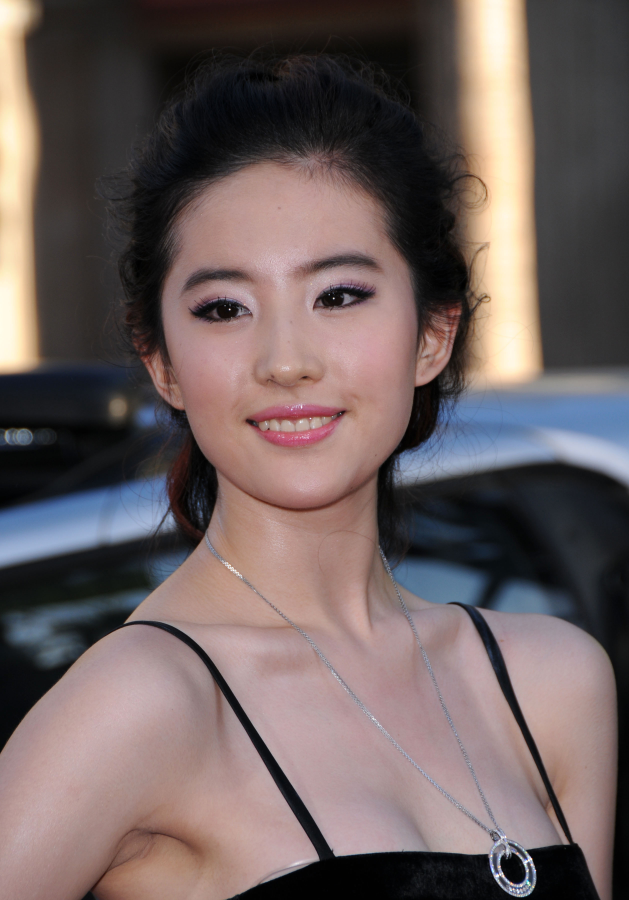
#> input picture library/img_source/liuyifei/liuyifei_2.jpg, 2516 x 3600 px (shown at 1/4 size)
$ python TrainFromVideo.py
#> lines starting #> are read from the running program, lines starting #| are printed output that depends on the picture; pictures that were not available may be replaced by others from this repository, and a replacement may not be noted
#> the answer given: 1
#> the answer given: library/img_source/liuyifei/liuyifei_2.jpg
import cv2 as cv
import time
import os

def mkdir(path):
    # 去除首位空格
    path = path.strip()
    # 去除尾部 \ 符号
    path = path.rstrip("\\")
    # 判断路径是否存在
    # 存在     True
    # 不存在   False2
    isExists = os.path.exists(path)
    # 判断结果
    if not isExists:
        # 如果不存在则创建目录
        # 创建目录操作函数
        os.makedirs(path)
        print(path + ' 创建成功')
        return True
    else:
        # 如果目录存在则不创建，并提示目录已存在
        print(path + ' 目录已存在')
        return False

def generate_video(path,name):
#> called with path = 'library/video_source/'
    temp = 0
    face_cascade = cv.CascadeClassifier('haarcascades/haarcascade_frontalface_default.xml')
    # eye_cascade = cv.CascadeClassifier('haarcascades/haarcascade_eye.xml')
    count = 0
    for filename in os.listdir(r"./" + path + '/' + name):
        print(filename)
        camera = cv.VideoCapture('library/video_source/'+ name + '/' + filename)
        while (True):
            ret, frame = camera.read()
#> frame is the input picture: shape (3600, 2516, 3); mean B, G, R 95.5, 96.6, 110.7
            if (frame is None):
                break
            gray = cv.cvtColor(frame, cv.COLOR_BGR2GRAY)
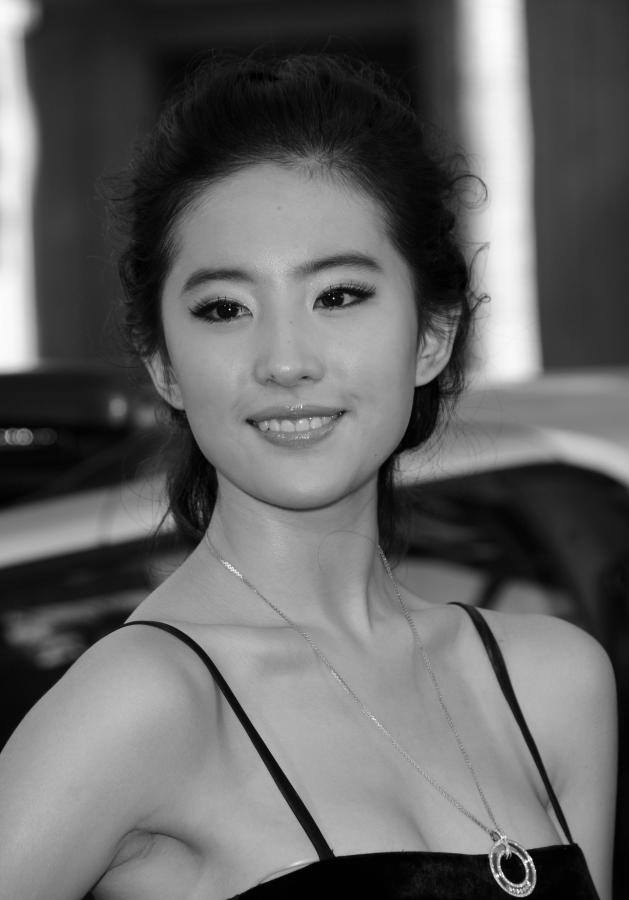
#> gray: shape (3600, 2516) (shown at 1/4 size); min 0, max 255, mean 100.7
            faces = face_cascade.detectMultiScale(gray, 1.3, 5)
#> faces = [[624, 2264, 53, 53], [481, 655, 1379, 1379]]

            for (x, y, w, h) in faces:
                img = cv.rectangle(frame, (x, y), (x + w, y + h), (255, 0, 0), 2)
                f = cv.resize(gray[y:y + h, x:x + w], (200, 200))
                if temp%36 == 0 :
                    mkdir('library/face_data/' + name);
                    cv.imwrite('library/face_data/'+name+'/%s.jpg' % str(count), f)
                    print(count)
                    count += 1
                temp += 1
#> this loop made 2 passes
#> (x, y, w, h, isExists in mkdir, count, temp) on pass 1: (624, 2264, 53, 53, True, 1, 1)
#> (x, y, w, h, temp) on pass 2: (481, 655, 1379, 1379, 2)
#| library/face_data/library/img_source/liuyifei/liuyifei_2.jpg 目录已存在
#| 0
#> pass 1, in generate_video, `f = cv.resize(gray[y:y + h, x:x + w], (200, 200))`:
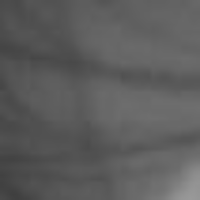
#> f: shape (200, 200); min 63, max 153, mean 92.5
#> pass 2, in generate_video, `f = cv.resize(gray[y:y + h, x:x + w], (200, 200))`:
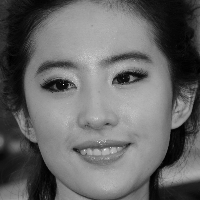
#> f: shape (200, 200); min 0, max 250, mean 102.9
#> after the loop, count = 1; temp = 2
                # time.sleep(1)

            cv.imshow("camera", frame)
            if cv.waitKey(5) & 0xff == ord("q"):
#> (key q is pressed here)
                break

def generate_camera(name):
    temp = 0
    face_cascade = cv.CascadeClassifier('haarcascades/haarcascade_frontalface_default.xml')
    # eye_cascade = cv.CascadeClassifier('haarcascades/haarcascade_eye.xml')
    count = 0
    camera = cv.VideoCapture(0)
    while (True):
        ret, frame = camera.read()
        if (frame is None):
            break
        gray = cv.cvtColor(frame, cv.COLOR_BGR2GRAY)
        faces = face_cascade.detectMultiScale(gray, 1.3, 5)

        for (x, y, w, h) in faces:
            img = cv.rectangle(frame, (x, y), (x + w, y + h), (255, 0, 0), 2)
            f = cv.resize(gray[y:y + h, x:x + w], (200, 200))
            if temp % 12 == 0:
                mkdir('library/face_data/' + name);
                cv.imwrite('library/face_data/' + name + '/%s.jpg' % str(count), f)
                print(count)
                count += 1
            temp += 1
            print(temp)
            # time.sleep(1)

            cv.imshow("camera", frame)
            if cv.waitKey(5) & 0xff == ord("q"):
                break
            # if temp > 120 :
            #     break
        if temp > 240:
            break

    camera.release()
    cv.destroyAllWindows()

def travideo():
    choose = input('From Video or Camera?\n1.Video\n2.Camera\n')
    if (choose is '1'):
        name = input()
        generate_video('library/video_source/', name)
    elif (choose is '2'):
        name = input();
        generate_camera(name)

if __name__ == "__main__":
    travideo()
    # [7 lines of commented-out code are left out]

$ run again, on library/img_source/liuyifei/liuyifei_3.jpg
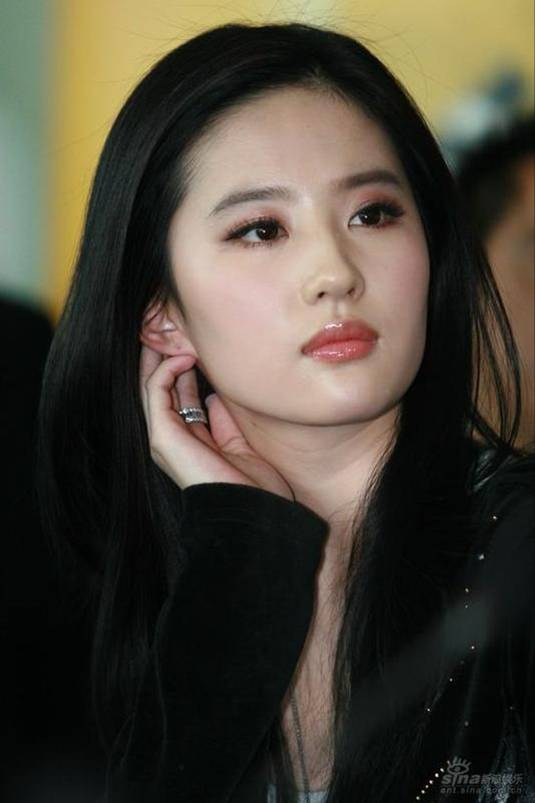
#> input picture library/img_source/liuyifei/liuyifei_3.jpg, 535 x 803 px
#> in generate_video, frame is the input picture: shape (803, 535, 3); mean B, G, R 55.1, 67.2, 73.4
#> in generate_video, `gray = cv.cvtColor(frame, cv.COLOR_BGR2GRAY)`:
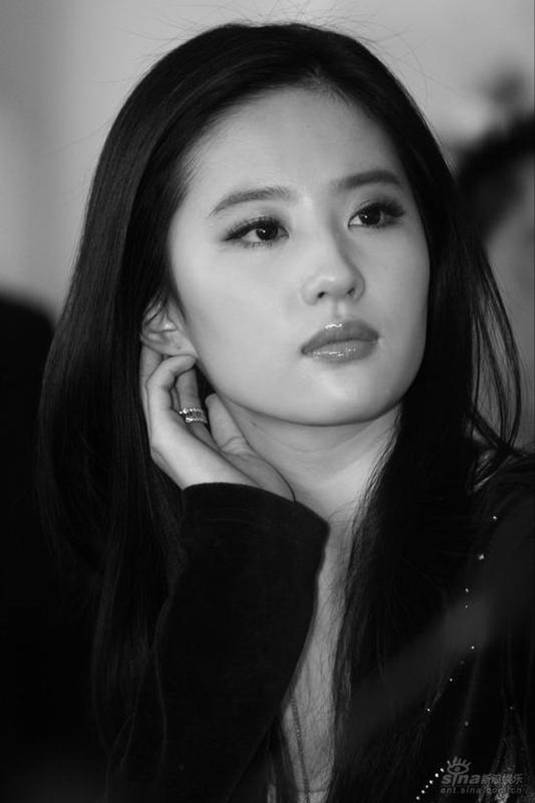
#> gray: shape (803, 535); min 0, max 251, mean 67.6
#> faces = [[154, 101, 320, 320]]
#> the loop in generate_video, `for (x, y, w, h) in faces:` made 1 pass
#> (x, y, w, h, isExists in mkdir, count, temp) on pass 1: (154, 101, 320, 320, True, 1, 1)
#> (printed output is left out)
#> pass 1, in generate_video, `f = cv.resize(gray[y:y + h, x:x + w], (200, 200))`:
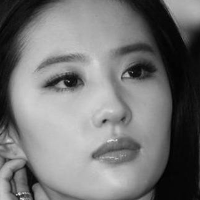
#> f: shape (200, 200); min 1, max 230, mean 117.4
#> after the loop in generate_video, `for (x, y, w, h) in faces:`: count = 1

$ run again, on library/img_source/liuyifei/liuyifei_4.jpg
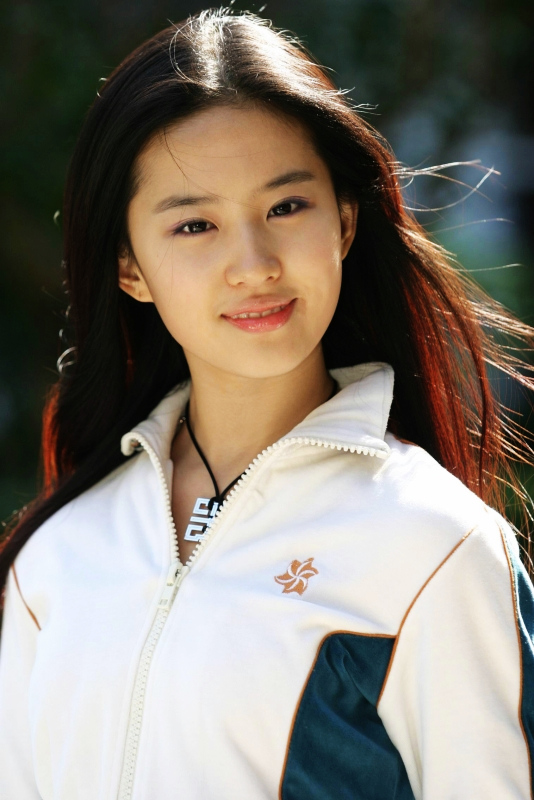
#> input picture library/img_source/liuyifei/liuyifei_4.jpg, 534 x 800 px
#> in generate_video, frame is the input picture: shape (800, 534, 3); mean B, G, R 116.1, 126.2, 133.3
#> in generate_video, `gray = cv.cvtColor(frame, cv.COLOR_BGR2GRAY)`:
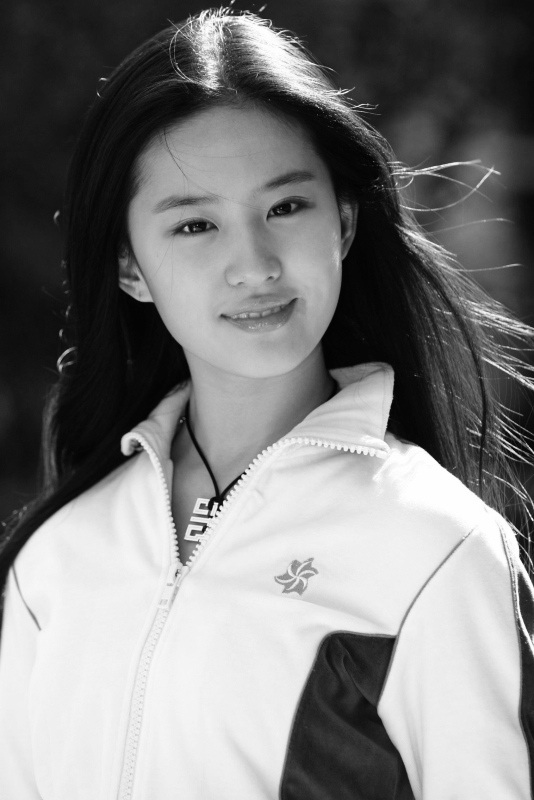
#> gray: shape (800, 534); min 0, max 255, mean 127.2
#> faces = [[107, 116, 269, 269]]
#> the loop in generate_video, `for (x, y, w, h) in faces:` made 1 pass
#> (x, y, w, h, isExists in mkdir, count, temp) on pass 1: (107, 116, 269, 269, True, 1, 1)
#> (printed output is left out)
#> pass 1, in generate_video, `f = cv.resize(gray[y:y + h, x:x + w], (200, 200))`:
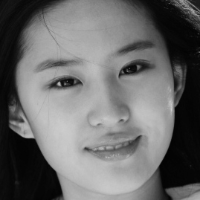
#> f: shape (200, 200); min 2, max 205, mean 105.9
#> after the loop in generate_video, `for (x, y, w, h) in faces:`: count = 1
